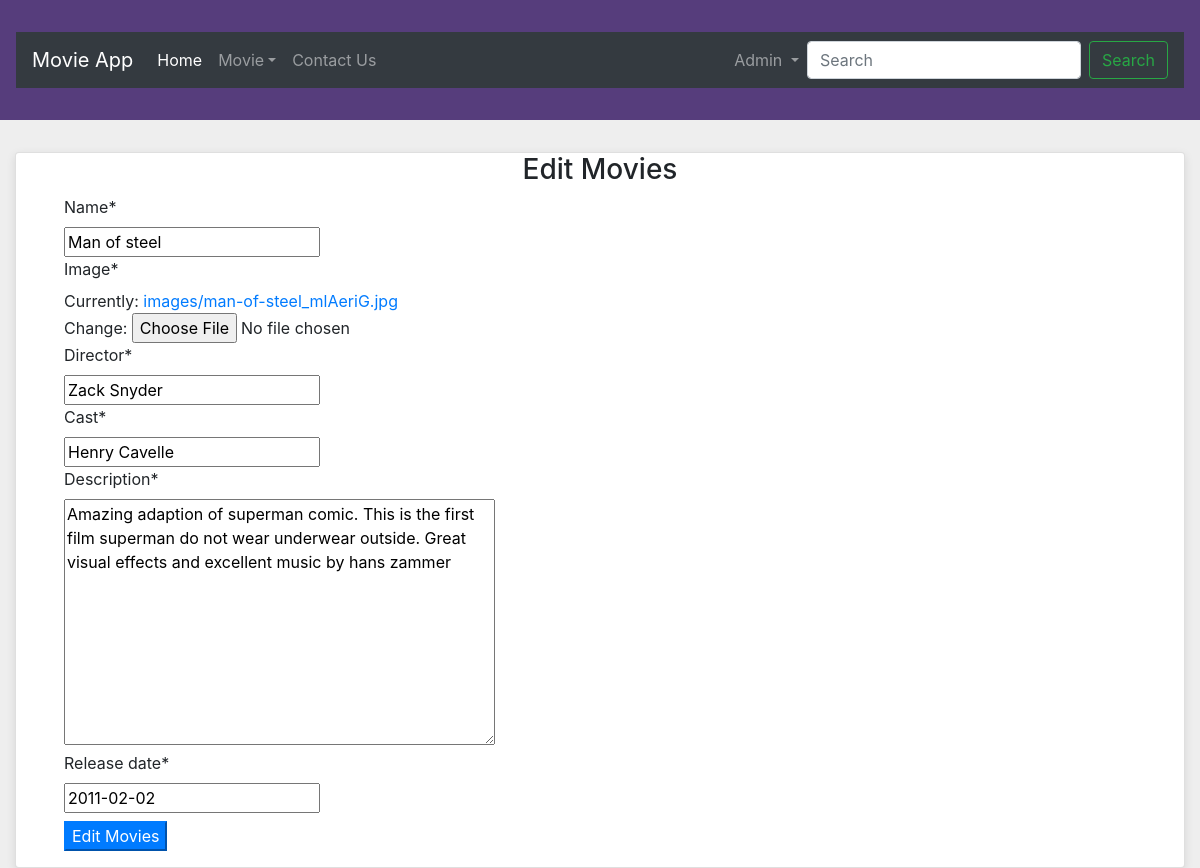
The page /editmovie/16/ (signed in) on the database its author committed.
### movie/models.py (models this page shows, shortened)
class Movie(models.Model):
    name = models.CharField(max_length=300)
    image = models.ImageField(upload_to='images/')
    director = models.CharField(max_length=300)
    cast = models.CharField(max_length=500)
    description = models.TextField(max_length=5000)
    release_date = models.DateField()
    averageRating = models.FloatField(default=0)

### movie/views.py (the view)
# urls.py: path('editmovie/<int:id>/', views.editMovie, name = 'edit-movie'),
def editMovie(request, id):
    movie = Movie.objects.get(id=id)
    if request.user.is_authenticated:
        if request.user.is_superuser:
            if request.method == 'POST':
                form = MovieForm(request.POST or None, instance=movie)
                if form.is_valid():
                    data = form.save()
                    data.save()
                return redirect('movie',id)
            else:
                form = MovieForm(instance=movie)
        else:
            return redirect('index')
    else:
                return redirect('login')
    return render(request, 'movie/addmovie.html', {'form': form, 'controller': "Edit Movies"})

### movie/forms.py
class MovieForm(forms.ModelForm):
    class Meta:
        model = Movie
        fields = ['name', 'image', 'director','cast','description','release_date']

### movie/templates/movie/addmovie.html (shortened to what this page needs)
{% extends 'home.html' %}
{% block content %}
{% load crispy_forms_tags %}
    <div class="container mt-1">
        <div class="card">
                <h3 class="text-center">{{ controller }}</h3>
                <form action="" method="POST" enctype="multipart/form-data" class="ml-5 mb-3">
                      {{ form | crispy }}
                    <input type="submit" class="btn-primary mt-2" value="{{controller}}">
                </form>
            </div>
    </div>
{% endblock %}

### templates/navbar.html (shortened to what this page needs)
<nav class="navbar navbar-expand-sm navbar-dark bg-dark">
    <a class="navbar-brand" href="{% url 'index' %}">Movie App</a>
    <div class="collapse navbar-collapse" id="collapsibleNavId">
        <ul class="navbar-nav mr-auto mt-2 mt-lg-0">
            <li class="nav-item active">
                <a class="nav-link" href="{% url 'index' %}">Home <span class="sr-only">(current)</span></a>
            </li>
            {% if user.is_superuser %}
            <li class="nav-item dropdown">
                <a class="nav-link dropdown-toggle" href="#" id="dropdownId" data-toggle="dropdown" aria-haspopup="true" aria-expanded="false">Movie</a>
            </li>
            {% endif %}
            <li class="nav-item">
                <a class="nav-link" href="#">Contact Us</a>
            </li>
        </ul>
        <ul class="navbar-nav">
            {% if user.is_authenticated %}
            <li class="nav-item dropdown">
                <a class="nav-link dropdown-toggle" href="#" id="navbarDropdown" role="button" data-toggle="dropdown" aria-haspopup="true" aria-expanded="false">
                  {{user.username | capfirst }}
                </a>
              </li>
            {% endif %}
        </ul>
        <form class="form-inline my-2 my-lg-0">
            <input class="form-control mr-sm-2" type="text" placeholder="Search">
            <button class="btn btn-outline-success my-2 my-sm-0" type="submit">Search</button>
        </form>
    </div>
</nav>

### static/css/styles.css (style rules this page uses)
body { background: #eee }
.container { max-width: 1200px; }

### rows shown on the page
Movie: name "Man of steel", director "Zack Snyder", cast "Henry Cavelle", description "Amazing adaption of superman comic. This is the first film superman do not wear underwear outside. Great visual effects and excellent music by hans zammer", release_date "2011-02-02"

### other values the page prints
{{ user.username | capfirst }} "Admin"
{{ controller }} "Edit Movies"
